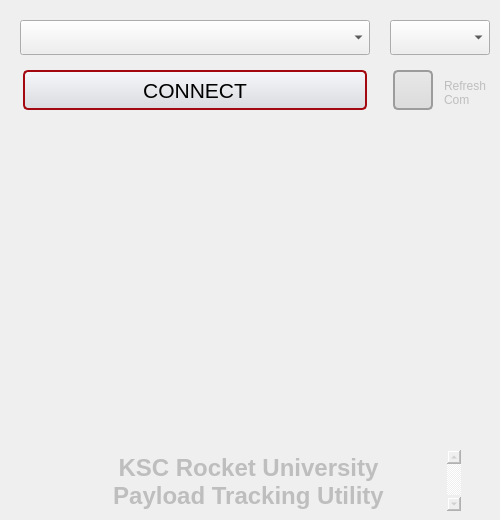
   <widget class="QWidget" name="tab_9">
    <attribute name="title">
     <string>Connection</string>
    </attribute>
    <widget class="QComboBox" name="comOneBox">
     <property name="geometry">
      <rect>
       <x>20</x>
       <y>20</y>
       <width>350</width>
       <height>35</height>
      </rect>
     </property>
     <property name="minimumSize">
      <size>
       <width>350</width>
       <height>35</height>
      </size>
     </property>
     <property name="font">
      <font>
       <pointsize>16</pointsize>
       <weight>50</weight>
       <bold>false</bold>
      </font>
     </property>
     <property name="editable">
      <bool>false</bool>
     </property>
     <property name="sizeAdjustPolicy">
      <enum>QComboBox::AdjustToContents</enum>
     </property>
     <property name="minimumContentsLength">
      <number>0</number>
     </property>
    </widget>
    <widget class="QComboBox" name="baudOneBox">
     <property name="geometry">
      <rect>
       <x>390</x>
       <y>20</y>
       <width>100</width>
       <height>35</height>
      </rect>
     </property>
     <property name="sizePolicy">
      <sizepolicy hsizetype="Fixed" vsizetype="Fixed">
       <horstretch>0</horstretch>
       <verstretch>0</verstretch>
      </sizepolicy>
     </property>
     <property name="minimumSize">
      <size>
       <width>100</width>
       <height>35</height>
      </size>
     </property>
     <property name="font">
      <font>
       <pointsize>16</pointsize>
       <weight>50</weight>
       <bold>false</bold>
      </font>
     </property>
     <property name="editable">
      <bool>false</bool>
     </property>
     <property name="sizeAdjustPolicy">
      <enum>QComboBox::AdjustToMinimumContentsLength</enum>
     </property>
     <property name="minimumContentsLength">
      <number>100</number>
     </property>
    </widget>
    <widget class="QPushButton" name="connectOneButton">
     <property name="geometry">
      <rect>
       <x>23</x>
       <y>70</y>
       <width>344</width>
       <height>40</height>
      </rect>
     </property>
     <property name="font">
      <font>
       <pointsize>16</pointsize>
       <weight>50</weight>
       <bold>false</bold>
      </font>
     </property>
     <property name="styleSheet">
      <string notr="true"> QPushButton {
     border: 2px solid #A30810;
     border-radius: 5px;
     background-color: qlineargradient(x1: 0, y1: 0, x2: 0, y2: 1, stop: 0 #f6f7fa, stop: 1 #dadbde);
     min-width: 80px;
 }

 QPushButton:hover {
     color:white;
     background-color: qlineargradient(x1: 0, y1: 0, x2: 0, y2: 1, stop: 0 #FA0C18, stop: 1 #B80912);
 }

 QPushButton:pressed {
     background-color: qlineargradient(x1: 0, y1: 0, x2: 0, y2: 1, stop: 0 #B80912, stop: 1 #FA0C18);
 }</string>
     </property>
     <property name="text">
      <string>CONNECT</string>
     </property>
     <property name="icon">
      <iconset resource="Images.qrc">
       <normaloff>:/new/prefix1/images/antenna2.png</normaloff>:/new/prefix1/images/antenna2.png</iconset>
     </property>
     <property name="iconSize">
      <size>
       <width>32</width>
       <height>32</height>
      </size>
     </property>
    </widget>
    <widget class="QTextEdit" name="titleBlock">
     <property name="enabled">
      <bool>false</bool>
     </property>
     <property name="geometry">
      <rect>
       <x>50</x>
       <y>450</y>
       <width>411</width>
       <height>61</height>
      </rect>
     </property>
     <property name="styleSheet">
      <string notr="true">background-color: rgba(255, 255, 255, 0);</string>
     </property>
     <property name="frameShape">
      <enum>QFrame::NoFrame</enum>
     </property>
     <property name="html">
      <string>&lt;!DOCTYPE HTML PUBLIC &quot;-//W3C//DTD HTML 4.0//EN&quot; &quot;http://www.w3.org/TR/REC-html40/strict.dtd&quot;&gt;
&lt;html&gt;&lt;head&gt;&lt;meta name=&quot;qrichtext&quot; content=&quot;1&quot; /&gt;&lt;style type=&quot;text/css&quot;&gt;
p, li { white-space: pre-wrap; }
&lt;/style&gt;&lt;/head&gt;&lt;body style=&quot; font-family:'Lucida Grande'; font-size:13pt; font-weight:400; font-style:normal;&quot;&gt;
&lt;p align=&quot;center&quot; style=&quot; margin-top:0px; margin-bottom:0px; margin-left:0px; margin-right:0px; -qt-block-indent:0; text-indent:0px;&quot;&gt;&lt;span style=&quot; font-size:18pt; font-weight:600;&quot;&gt;KSC Rocket University&lt;/span&gt;&lt;/p&gt;
&lt;p align=&quot;center&quot; style=&quot; margin-top:0px; margin-bottom:0px; margin-left:0px; margin-right:0px; -qt-block-indent:0; text-indent:0px;&quot;&gt;&lt;span style=&quot; font-size:18pt; font-weight:600;&quot;&gt;Payload Tracking Utility&lt;/span&gt;&lt;/p&gt;&lt;/body&gt;&lt;/html&gt;</string>
     </property>
    </widget>
    <widget class="QPushButton" name="comOneRefreshButton">
     <property name="geometry">
      <rect>
       <x>393</x>
       <y>70</y>
       <width>40</width>
       <height>40</height>
      </rect>
     </property>
     <property name="minimumSize">
      <size>
       <width>0</width>
       <height>0</height>
      </size>
     </property>
     <property name="styleSheet">
      <string notr="true"> QPushButton {
     border: 2px solid #9c9c9c;
     border-radius: 5px;
     background-color: qlineargradient(x1: 0, y1: 0, x2: 0, y2: 1, stop: 0 #e8e8e8, stop: 1 #dbdbdb);
 }

 QPushButton:hover {
	 border: 2px solid #A30810;
     background-color: qlineargradient(x1: 0, y1: 0, x2: 0, y2: 1, stop: 0 #cfcfcf, stop: 1 #bababa);
 }

 QPushButton:pressed {
     background-color: qlineargradient(x1: 0, y1: 0, x2: 0, y2: 1, stop: 0 #bababa, stop: 1 #cfcfcf);
 }</string>
     </property>
     <property name="text">
      <string/>
     </property>
     <property name="icon">
      <iconset resource="Images.qrc">
       <normaloff>:/new/prefix1/images/listRefreshIcon.png</normaloff>:/new/prefix1/images/listRefreshIcon.png</iconset>
     </property>
     <property name="iconSize">
      <size>
       <width>32</width>
       <height>32</height>
      </size>
     </property>
    </widget>
    <widget class="QTextEdit" name="altOneGpsLabel_4">
     <property name="enabled">
      <bool>false</bool>
     </property>
     <property name="geometry">
      <rect>
       <x>440</x>
       <y>75</y>
       <width>51</width>
       <height>32</height>
      </rect>
     </property>
     <property name="font">
      <font>
       <weight>50</weight>
       <bold>false</bold>
      </font>
     </property>
     <property name="styleSheet">
      <string notr="true">background-color: rgba(255, 255, 255, 0);</string>
     </property>
     <property name="frameShape">
      <enum>QFrame::NoFrame</enum>
     </property>
     <property name="verticalScrollBarPolicy">
      <enum>Qt::ScrollBarAlwaysOff</enum>
     </property>
     <property name="horizontalScrollBarPolicy">
      <enum>Qt::ScrollBarAsNeeded</enum>
     </property>
     <property name="undoRedoEnabled">
      <bool>false</bool>
     </property>
     <property name="html">
      <string>&lt;!DOCTYPE HTML PUBLIC &quot;-//W3C//DTD HTML 4.0//EN&quot; &quot;http://www.w3.org/TR/REC-html40/strict.dtd&quot;&gt;
&lt;html&gt;&lt;head&gt;&lt;meta name=&quot;qrichtext&quot; content=&quot;1&quot; /&gt;&lt;style type=&quot;text/css&quot;&gt;
p, li { white-space: pre-wrap; }
&lt;/style&gt;&lt;/head&gt;&lt;body style=&quot; font-family:'Lucida Grande'; font-size:13pt; font-weight:400; font-style:normal;&quot;&gt;
&lt;p style=&quot; margin-top:0px; margin-bottom:0px; margin-left:0px; margin-right:0px; -qt-block-indent:0; text-indent:0px;&quot;&gt;&lt;span style=&quot; font-size:9pt;&quot;&gt;Refresh&lt;/span&gt;&lt;/p&gt;
&lt;p style=&quot; margin-top:0px; margin-bottom:0px; margin-left:0px; margin-right:0px; -qt-block-indent:0; text-indent:0px;&quot;&gt;&lt;span style=&quot; font-size:9pt;&quot;&gt;Com List&lt;/span&gt;&lt;/p&gt;&lt;/body&gt;&lt;/html&gt;</string>
     </property>
     <property name="acceptRichText">
      <bool>false</bool>
     </property>
    </widget>
   </widget>
